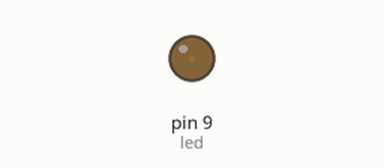
A sketch run on a simulated Arduino Uno, built with avr-gcc and run on an emulated ATmega328P. Parts: output pins drawn as LEDs (lit = HIGH).

Above: at 0.05 s.
At 1.55 s:
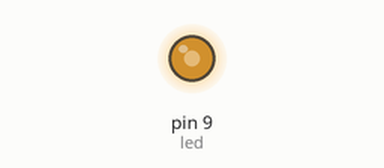
At 2.4 s:
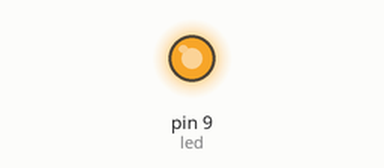
At 4.8 s:
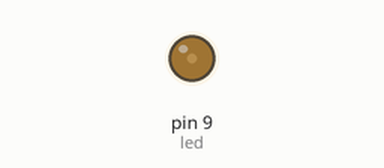
Timing chart, 0 to 7.2 s (numbered marks = the images above):
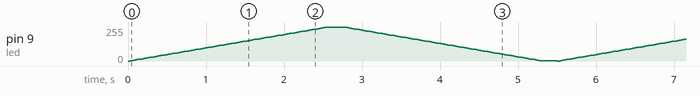

The sketch:

sketch_apr06b.ino
```cpp
int led=9;
int fadeAmount=3;
int brightness=0;
void setup() {
  // put your setup code here, to run once:
  pinMode(led,OUTPUT);
}

void loop() {
  // put your main code here, to run repeatedly:
  analogWrite(led,brightness);
  brightness=brightness+fadeAmount ;
  if (brightness <= 0 || brightness >= 255){
    delay(200);
    fadeAmount = -fadeAmount ;
  }
  delay(30);

}
```
